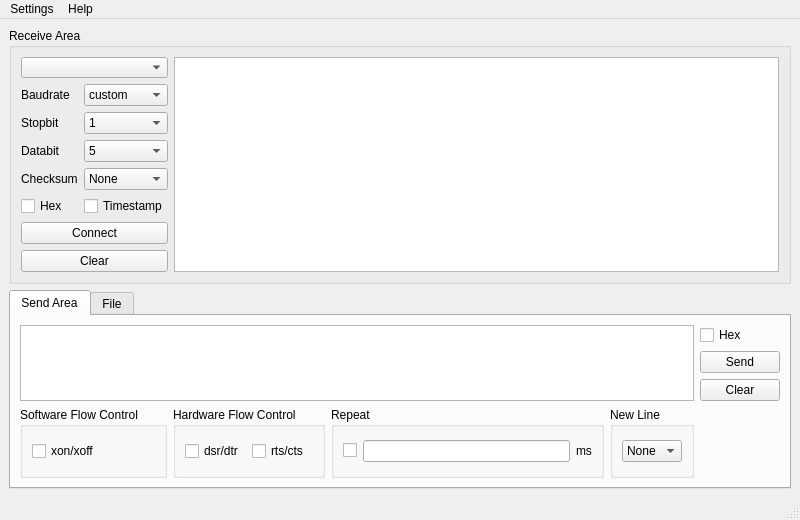
<?xml version="1.0" encoding="UTF-8"?>
<ui version="4.0">
 <class>MainWindow</class>
 <widget class="QMainWindow" name="MainWindow">
  <property name="geometry">
   <rect>
    <x>0</x>
    <y>0</y>
    <width>800</width>
    <height>520</height>
   </rect>
  </property>
  <property name="minimumSize">
   <size>
    <width>800</width>
    <height>520</height>
   </size>
  </property>
  <property name="windowTitle">
   <string>QtComMate</string>
  </property>
  <property name="windowIcon">
   <iconset resource="../Resources/resources.qrc">
    <normaloff>:/icon/icon/main.ico</normaloff>:/icon/icon/main.ico</iconset>
  </property>
  <widget class="QWidget" name="centralWidget">
   <layout class="QGridLayout" name="gridLayout">
    <item row="0" column="0">
     <widget class="QGroupBox" name="SerialReceiveGroupBox">
      <property name="title">
       <string>Receive Area</string>
      </property>
      <property name="checkable">
       <bool>false</bool>
      </property>
      <layout class="QGridLayout" name="gridLayout_2" columnstretch="0,0">
       <item row="0" column="0">
        <layout class="QFormLayout" name="SerialReceiveFormLayout">
         <item row="0" column="0" colspan="2">
          <widget class="SerialPort_ComBoBox" name="SerialComboBox">
           <property name="minimumSize">
            <size>
             <width>0</width>
             <height>0</height>
            </size>
           </property>
           <property name="maximumSize">
            <size>
             <width>170</width>
             <height>21</height>
            </size>
           </property>
          </widget>
         </item>
         <item row="1" column="0">
          <widget class="QLabel" name="SerialBaudrateLabel">
           <property name="text">
            <string>Baudrate</string>
           </property>
          </widget>
         </item>
         <item row="1" column="1">
          <widget class="QComboBox" name="SerialBaudrateComboBox">
           <item>
            <property name="text">
             <string>custom</string>
            </property>
           </item>
           <item>
            <property name="text">
             <string>110</string>
            </property>
           </item>
           <item>
            <property name="text">
             <string>300</string>
            </property>
           </item>
           <item>
            <property name="text">
             <string>600</string>
            </property>
           </item>
           <item>
            <property name="text">
             <string>1200</string>
            </property>
           </item>
           <item>
            <property name="text">
             <string>2400</string>
            </property>
           </item>
           <item>
            <property name="text">
             <string>4800</string>
            </property>
           </item>
           <item>
            <property name="text">
             <string>9600</string>
            </property>
           </item>
           <item>
            <property name="text">
             <string>19200</string>
            </property>
           </item>
           <item>
            <property name="text">
             <string>38400</string>
            </property>
           </item>
           <item>
            <property name="text">
             <string>57600</string>
            </property>
           </item>
           <item>
            <property name="text">
             <string>76800</string>
            </property>
           </item>
           <item>
            <property name="text">
             <string>115200</string>
            </property>
           </item>
           <item>
            <property name="text">
             <string>128000</string>
            </property>
           </item>
           <item>
            <property name="text">
             <string>230400</string>
            </property>
           </item>
           <item>
            <property name="text">
             <string>256000</string>
            </property>
           </item>
           <item>
            <property name="text">
             <string>460800</string>
            </property>
           </item>
           <item>
            <property name="text">
             <string>512000</string>
            </property>
           </item>
           <item>
            <property name="text">
             <string>576000</string>
            </property>
           </item>
           <item>
            <property name="text">
             <string>921600</string>
            </property>
           </item>
           <item>
            <property name="text">
             <string>1000000</string>
            </property>
           </item>
           <item>
            <property name="text">
             <string>1500000</string>
            </property>
           </item>
           <item>
            <property name="text">
             <string>2000000</string>
            </property>
           </item>
          </widget>
         </item>
         <item row="2" column="0">
          <widget class="QLabel" name="SerialStopBitLabel">
           <property name="text">
            <string>Stopbit</string>
           </property>
          </widget>
         </item>
         <item row="2" column="1">
          <widget class="QComboBox" name="SerialStopBitComboBox">
           <item>
            <property name="text">
             <string>1</string>
            </property>
           </item>
           <item>
            <property name="text">
             <string>1.5</string>
            </property>
           </item>
           <item>
            <property name="text">
             <string>2</string>
            </property>
           </item>
          </widget>
         </item>
         <item row="3" column="0">
          <widget class="QLabel" name="SerialDataBitLabel">
           <property name="text">
            <string>Databit</string>
           </property>
          </widget>
         </item>
         <item row="3" column="1">
          <widget class="QComboBox" name="SerialDataBitcomboBox">
           <item>
            <property name="text">
             <string>5</string>
            </property>
           </item>
           <item>
            <property name="text">
             <string>6</string>
            </property>
           </item>
           <item>
            <property name="text">
             <string>7</string>
            </property>
           </item>
           <item>
            <property name="text">
             <string>8</string>
            </property>
           </item>
          </widget>
         </item>
         <item row="4" column="0">
          <widget class="QLabel" name="SerialChecksumBitLabel">
           <property name="text">
            <string>Checksum</string>
           </property>
          </widget>
         </item>
         <item row="4" column="1">
          <widget class="QComboBox" name="SerialChecksumBitComboBox">
           <item>
            <property name="text">
             <string>None</string>
            </property>
           </item>
           <item>
            <property name="text">
             <string>Even</string>
            </property>
           </item>
           <item>
            <property name="text">
             <string>Odd</string>
            </property>
           </item>
           <item>
            <property name="text">
             <string>Mark</string>
            </property>
           </item>
           <item>
            <property name="text">
             <string>Space</string>
            </property>
           </item>
          </widget>
         </item>
         <item row="5" column="0">
          <widget class="QCheckBox" name="SerialReceiveHexCheckBox">
           <property name="text">
            <string>Hex</string>
           </property>
          </widget>
         </item>
         <item row="5" column="1">
          <widget class="QCheckBox" name="SerialReceiveTimestampCheckBox">
           <property name="text">
            <string>Timestamp</string>
           </property>
          </widget>
         </item>
         <item row="6" column="0" colspan="2">
          <widget class="QPushButton" name="SerialConnectComPushButton">
           <property name="text">
            <string>Connect</string>
           </property>
          </widget>
         </item>
         <item row="7" column="0" colspan="2">
          <widget class="QPushButton" name="SerialReceiveClearPushButton">
           <property name="text">
            <string>Clear</string>
           </property>
          </widget>
         </item>
        </layout>
       </item>
       <item row="0" column="1">
        <widget class="QPlainTextEdit" name="SerialReceivePlainTextEdit">
         <property name="undoRedoEnabled">
          <bool>false</bool>
         </property>
         <property name="readOnly">
          <bool>true</bool>
         </property>
        </widget>
       </item>
      </layout>
     </widget>
    </item>
    <item row="1" column="0">
     <widget class="QTabWidget" name="SerialTabWidget">
      <property name="currentIndex">
       <number>0</number>
      </property>
      <widget class="QWidget" name="SerialTab_1">
       <attribute name="title">
        <string>Send Area</string>
       </attribute>
       <layout class="QGridLayout" name="gridLayout_3">
        <item row="0" column="0" rowspan="3" colspan="4">
         <widget class="QPlainTextEdit" name="SerialSendPlainTextEdit"/>
        </item>
        <item row="0" column="4">
         <widget class="QCheckBox" name="SerialSendHexCheckBox">
          <property name="text">
           <string>Hex</string>
          </property>
         </widget>
        </item>
        <item row="1" column="4">
         <widget class="QPushButton" name="SerialSendPushButton">
          <property name="text">
           <string>Send</string>
          </property>
         </widget>
        </item>
        <item row="2" column="4">
         <widget class="QPushButton" name="SerialSendClearPushButton">
          <property name="text">
           <string>Clear</string>
          </property>
         </widget>
        </item>
        <item row="3" column="0">
         <widget class="QGroupBox" name="SerialSoftFlowControlGroupBox">
          <property name="title">
           <string>Software Flow Control</string>
          </property>
          <layout class="QHBoxLayout" name="horizontalLayout">
           <item>
            <widget class="QCheckBox" name="SerialSoftFlowControlCheckBox">
             <property name="text">
              <string>xon/xoff</string>
             </property>
            </widget>
           </item>
          </layout>
         </widget>
        </item>
        <item row="3" column="2">
         <widget class="QGroupBox" name="SerialSendRepeatGroupBox">
          <property name="title">
           <string>Repeat</string>
          </property>
          <layout class="QGridLayout" name="gridLayout_4">
           <item row="0" column="0">
            <widget class="QCheckBox" name="SerialSendRepeatCheckBox">
             <property name="text">
              <string/>
             </property>
            </widget>
           </item>
           <item row="0" column="2">
            <widget class="QLabel" name="SerialSendRepeatUnitLabel">
             <property name="text">
              <string>ms</string>
             </property>
            </widget>
           </item>
           <item row="0" column="1">
            <widget class="QLineEdit" name="SerialSendRepeatDurationLineEdit"/>
           </item>
          </layout>
         </widget>
        </item>
        <item row="3" column="3">
         <widget class="QGroupBox" name="SerialSendLineFeedGroupBox">
          <property name="title">
           <string>New Line</string>
          </property>
          <layout class="QHBoxLayout" name="horizontalLayout_3">
           <item>
            <widget class="QComboBox" name="SerialSendLineFeedComboBox">
             <item>
              <property name="text">
               <string>None</string>
              </property>
             </item>
             <item>
              <property name="text">
               <string>\r\n</string>
              </property>
             </item>
             <item>
              <property name="text">
               <string>\n</string>
              </property>
             </item>
             <item>
              <property name="text">
               <string>\r</string>
              </property>
             </item>
            </widget>
           </item>
          </layout>
         </widget>
        </item>
        <item row="3" column="1">
         <widget class="QGroupBox" name="SerialHardFlowControlGroupBox">
          <property name="title">
           <string>Hardware Flow Control</string>
          </property>
          <layout class="QHBoxLayout" name="horizontalLayout_2">
           <item>
            <widget class="QCheckBox" name="SerialHardFlowControlDSRDTRCheckBox">
             <property name="text">
              <string>dsr/dtr</string>
             </property>
            </widget>
           </item>
           <item>
            <widget class="QCheckBox" name="SerialHardFlowControlRTSCTSCheckBox">
             <property name="text">
              <string>rts/cts</string>
             </property>
            </widget>
           </item>
          </layout>
         </widget>
        </item>
       </layout>
      </widget>
      <widget class="QWidget" name="SerialTab_2">
       <attribute name="title">
        <string>File</string>
       </attribute>
       <layout class="QGridLayout" name="gridLayout_5">
        <item row="0" column="1">
         <widget class="QGroupBox" name="SerialFileSendGroupBox">
          <property name="title">
           <string>File Send</string>
          </property>
          <layout class="QHBoxLayout" name="horizontalLayout_4">
           <item>
            <widget class="QLabel" name="SerialFileSendLabel">
             <property name="text">
              <string>File</string>
             </property>
            </widget>
           </item>
           <item>
            <widget class="QLineEdit" name="SerialFileSendLineEdit">
             <property name="readOnly">
              <bool>true</bool>
             </property>
            </widget>
           </item>
           <item>
            <widget class="QPushButton" name="SerialFileSelectPushButton">
             <property name="text">
              <string>Select</string>
             </property>
            </widget>
           </item>
           <item>
            <widget class="QPushButton" name="SerialFileSendPushButton">
             <property name="text">
              <string>Send</string>
             </property>
            </widget>
           </item>
          </layout>
         </widget>
        </item>
        <item row="1" column="1">
         <widget class="QGroupBox" name="SerialFileSaveGroupBox">
          <property name="title">
           <string>File Save</string>
          </property>
         </widget>
        </item>
       </layout>
      </widget>
     </widget>
    </item>
   </layout>
  </widget>
  <widget class="QStatusBar" name="SerialStatusBar"/>
  <widget class="QMenuBar" name="menuBar">
   <property name="geometry">
    <rect>
     <x>0</x>
     <y>0</y>
     <width>800</width>
     <height>21</height>
    </rect>
   </property>
   <widget class="QMenu" name="menuSettings">
    <property name="title">
     <string>Settings</string>
    </property>
    <widget class="QMenu" name="MenuLanguage">
     <property name="title">
      <string>Language</string>
     </property>
     <property name="icon">
      <iconset resource="../Resources/resources.qrc">
       <normaloff>:/img/img/translate.png</normaloff>:/img/img/translate.png</iconset>
     </property>
     <addaction name="EnglishLanguageAction"/>
     <addaction name="SimplifiedChineseLanguageAction"/>
     <addaction name="TraditionalChineseLanguageAction"/>
    </widget>
    <widget class="QMenu" name="MenuFont">
     <property name="title">
      <string>Font</string>
     </property>
     <property name="icon">
      <iconset resource="../Resources/resources.qrc">
       <normaloff>:/img/img/font.png</normaloff>:/img/img/font.png</iconset>
     </property>
     <addaction name="FontSetAction"/>
    </widget>
    <widget class="QMenu" name="MenuTheme">
     <property name="title">
      <string>Theme</string>
     </property>
     <property name="icon">
      <iconset resource="../Resources/resources.qrc">
       <normaloff>:/img/img/theme.png</normaloff>:/img/img/theme.png</iconset>
     </property>
     <addaction name="LightThemeAction"/>
     <addaction name="DarkThemeAction"/>
    </widget>
    <addaction name="MenuLanguage"/>
    <addaction name="MenuFont"/>
    <addaction name="MenuTheme"/>
   </widget>
   <widget class="QMenu" name="menuHelp">
    <property name="title">
     <string>Help</string>
    </property>
    <addaction name="AboutAction"/>
   </widget>
   <addaction name="menuSettings"/>
   <addaction name="menuHelp"/>
  </widget>
  <action name="EnglishLanguageAction">
   <property name="checkable">
    <bool>true</bool>
   </property>
   <property name="checked">
    <bool>true</bool>
   </property>
   <property name="text">
    <string>English</string>
   </property>
  </action>
  <action name="SimplifiedChineseLanguageAction">
   <property name="checkable">
    <bool>true</bool>
   </property>
   <property name="text">
    <string>简体中文</string>
   </property>
  </action>
  <action name="TraditionalChineseLanguageAction">
   <property name="checkable">
    <bool>true</bool>
   </property>
   <property name="text">
    <string>繁體中文</string>
   </property>
  </action>
  <action name="FontSetAction">
   <property name="text">
    <string>Font Settings</string>
   </property>
  </action>
  <action name="LightThemeAction">
   <property name="checkable">
    <bool>true</bool>
   </property>
   <property name="text">
    <string>light</string>
   </property>
  </action>
  <action name="DarkThemeAction">
   <property name="checkable">
    <bool>true</bool>
   </property>
   <property name="text">
    <string>dark</string>
   </property>
  </action>
  <action name="AboutAction">
   <property name="icon">
    <iconset resource="../Resources/resources.qrc">
     <normaloff>:/img/img/about.png</normaloff>:/img/img/about.png</iconset>
   </property>
   <property name="text">
    <string>About</string>
   </property>
  </action>
 </widget>
 <customwidgets>
  <customwidget>
   <class>SerialPort_ComBoBox</class>
   <extends>QComboBox</extends>
   <header>serialport_combobox.h</header>
  </customwidget>
 </customwidgets>
 <resources>
  <include location="../Resources/resources.qrc"/>
 </resources>
 <connections/>
</ui>
